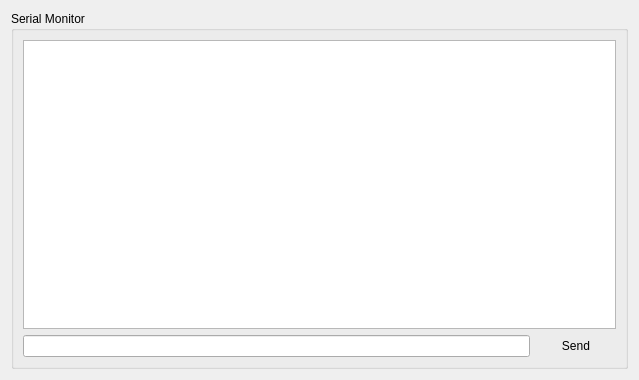
<?xml version="1.0" encoding="UTF-8"?>
<ui version="4.0">
 <class>SerialMonitorDialog</class>
 <widget class="QDialog" name="SerialMonitorDialog">
  <property name="geometry">
   <rect>
    <x>0</x>
    <y>0</y>
    <width>639</width>
    <height>380</height>
   </rect>
  </property>
  <property name="windowTitle">
   <string>Dialog</string>
  </property>
  <layout class="QGridLayout" name="gridLayout_2">
   <item row="0" column="0">
    <widget class="QGroupBox" name="groupBoxSerial">
     <property name="title">
      <string>Serial Monitor</string>
     </property>
     <layout class="QGridLayout" name="gridLayout">
      <item row="4" column="1">
       <widget class="QPushButton" name="sendSerialButton">
        <property name="enabled">
         <bool>true</bool>
        </property>
        <property name="maximumSize">
         <size>
          <width>200</width>
          <height>16777215</height>
         </size>
        </property>
        <property name="autoFillBackground">
         <bool>false</bool>
        </property>
        <property name="text">
         <string>Send</string>
        </property>
        <property name="checkable">
         <bool>true</bool>
        </property>
        <property name="checked">
         <bool>false</bool>
        </property>
        <property name="autoRepeat">
         <bool>false</bool>
        </property>
        <property name="autoExclusive">
         <bool>false</bool>
        </property>
        <property name="autoDefault">
         <bool>false</bool>
        </property>
        <property name="flat">
         <bool>true</bool>
        </property>
       </widget>
      </item>
      <item row="0" column="0" colspan="2">
       <widget class="QTextEdit" name="textEditSerial"/>
      </item>
      <item row="4" column="0">
       <widget class="QLineEdit" name="lineEditSend"/>
      </item>
     </layout>
    </widget>
   </item>
  </layout>
 </widget>
 <resources/>
 <connections/>
</ui>
